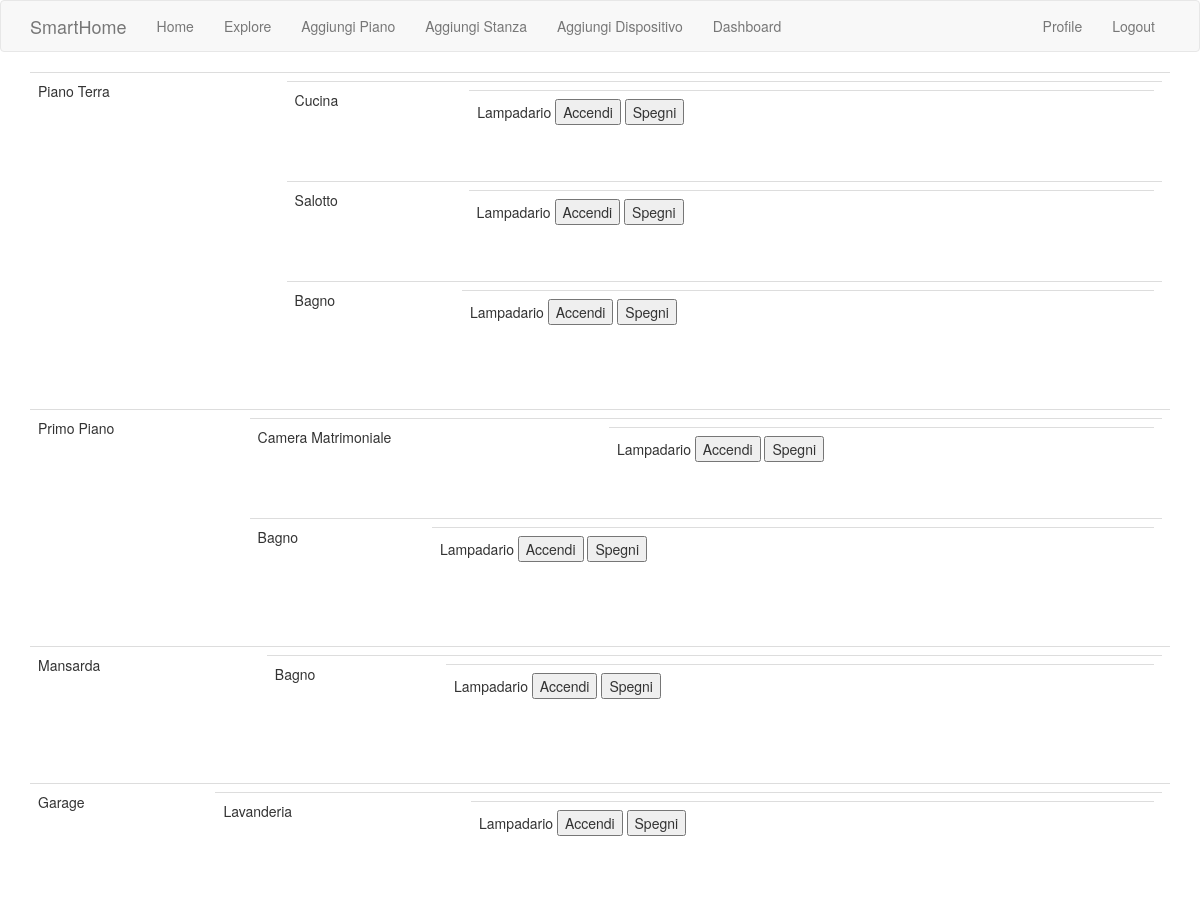
The page /dashboard (signed in) on the database its author committed.
### app/models.py (models this page shows, shortened)
class Piano(db.Model):
    id = db.Column(db.Integer, primary_key=True)
    topic = db.Column(db.String(64), index=True, unique=True)
    description = db.Column(db.String(120), index=False, unique=False)
    stanze = db.relationship('Stanza', backref='in_piano', lazy='dynamic')

class Stanza(db.Model):
    id = db.Column(db.Integer, primary_key=True)
    topic = db.Column(db.String(64), index=True, unique=False)
    description = db.Column(db.String(120), index=False, unique=False)
    piano_id = db.Column(db.Integer, db.ForeignKey('piano.id'))
    attuatori = db.relationship('Attuatore', backref='in_stanza', lazy='dynamic')
    sensori = db.relationship('Sensore', backref='in_stanza', lazy='dynamic')

class Attuatore(db.Model):
    id = db.Column(db.Integer, primary_key=True)
    topic = db.Column(db.String(64), index=True, unique=False)
    description = db.Column(db.String(120), index=False, unique=False)
    type = db.Column(db.String(64), index=False, unique=False)
    stanza_id = db.Column(db.Integer, db.ForeignKey('stanza.id'))

### app/routes.py (the view)
@app.route('/dashboard')
@login_required
def dashboard():
    piani = Piano.query.all()
    pianiArray = []
    stanzeArray = []
    attuatoriArray = []
    for piano in piani:
        pianoObj = {}
        pianoObj['id'] = piano.id
        pianoObj['description'] = piano.description
        stanze = Stanza.query.filter_by(piano_id=piano.id).all()
        for stanza in stanze:
            stanzaObj = {}
            stanzaObj['id'] = stanza.id
            stanzaObj['description'] = stanza.description
            attuatori = Attuatore.query.filter_by(stanza_id=stanza.id)
            for attuatore in attuatori:
                attuatoreObj = {}
                attuatoreObj['id'] = attuatore.id
                attuatoreObj['topic'] = piano.topic + '/' + stanza.topic + '/' + attuatore.topic
                attuatoreObj['description'] = attuatore.description
                attuatoriArray.append(attuatoreObj)
            stanzaObj['attuatori'] = attuatoriArray
            stanzeArray.append(stanzaObj)
            attuatoriArray = []
        pianoObj['stanze'] = stanzeArray
        pianiArray.append(pianoObj)
        stanzeArray = []
    return render_template('dashboard.html', piani=pianiArray)

### app/models.py (called while the page is built)
@login.user_loader
def load_user(id):
    return User.query.get(int(id))

### app/routes.py (called while the page is built)
@app.before_request
def before_request():
    if current_user.is_authenticated:
        current_user.last_seen = datetime.utcnow()
        db.session.commit()

### app/templates/dashboard.html (shortened to what this page needs)
{% extends "base.html" %}
{% block app_content %}
    {% for piano in piani %}
        {% include '_piano.html' %}
    {% endfor %}
{% endblock %}

### app/templates/base.html (shortened to what this page needs)
{% extends 'bootstrap/base.html' %}
{% block navbar %}
    <nav class="navbar navbar-default">
        <div class="container">
            <div class="navbar-header">
                <a class="navbar-brand" href="{{ url_for('index') }}">SmartHome</a>
            </div>
            <div class="collapse navbar-collapse" id="bs-example-navbar-collapse-1">
                <ul class="nav navbar-nav">
                    <li><a href="{{ url_for('index') }}">Home</a></li>
                    <li><a href="{{ url_for('explore') }}">Explore</a></li>
					{% if not current_user.is_anonymous %}
					<li><a href="{{ url_for('aggiungi_piano') }}">Aggiungi Piano</a></li>
					<li><a href="{{ url_for('aggiungi_stanza') }}">Aggiungi Stanza</a></li>
					<li><a href="{{ url_for('aggiungi_dispositivo') }}">Aggiungi Dispositivo</a></li>
					<li><a href="{{ url_for('dashboard') }}">Dashboard</a></li>
					{% endif %}
                </ul>
                <ul class="nav navbar-nav navbar-right">
                    {% if current_user.is_anonymous %}
                    <li><a href="{{ url_for('login') }}">Login</a></li>
                    {% else %}
                    <li><a href="{{ url_for('user', username=current_user.username) }}">Profile</a></li>
                    <li><a href="{{ url_for('logout') }}">Logout</a></li>
                    {% endif %}
                </ul>
            </div>
        </div>
    </nav>
{% endblock %}
{% block content %}
    <div class="container">
        {% block app_content %}{% endblock %}
    </div>
{% endblock %}

### app/templates/_piano.html
    <table class="table table-hover">
        <tr>
            <td>
				{{ piano.description }}
            </td>
            <td>
				{% for stanza in piano.stanze %}
        			{% include '_stanza.html' %}
    			{% endfor %}
            </td>
        </tr>
    </table>

### app/templates/_stanza.html
    <table class="table table-hover">
        <tr>
            <td>
				{{ stanza.description }}
            </td>
            <td>
				{% for attuatore in stanza.attuatori %}
        			{% include '_attuatore.html' %}
    			{% endfor %}
            </td>
        </tr>
    </table>

### app/templates/_attuatore.html
    <table class="table table-hover">
        <tr>
            <td>
				<form>
					{{ attuatore.description }}
  					<input type="button" value="Accendi" onclick="accendi('{{ attuatore.topic }}')">
					<input type="button" value="Spegni" onclick="spegni('{{ attuatore.topic }}')">
				</form>
			</td>
        </tr>
    </table>

### rows shown on the page
Piano: description "Piano Terra"
Stanza: description "Cucina"
Attuatore: description "Lampadario"
Stanza: description "Salotto"
Attuatore: description "Lampadario"
Stanza: description "Bagno"
Attuatore: description "Lampadario"
Piano: description "Primo Piano"
Stanza: description "Camera Matrimoniale"
Attuatore: description "Lampadario"
Stanza: description "Bagno"
Attuatore: description "Lampadario"
Piano: description "Mansarda"
Stanza: description "Bagno"
Attuatore: description "Lampadario"
Piano: description "Garage"
Stanza: description "Lavanderia"
Attuatore: description "Lampadario"
